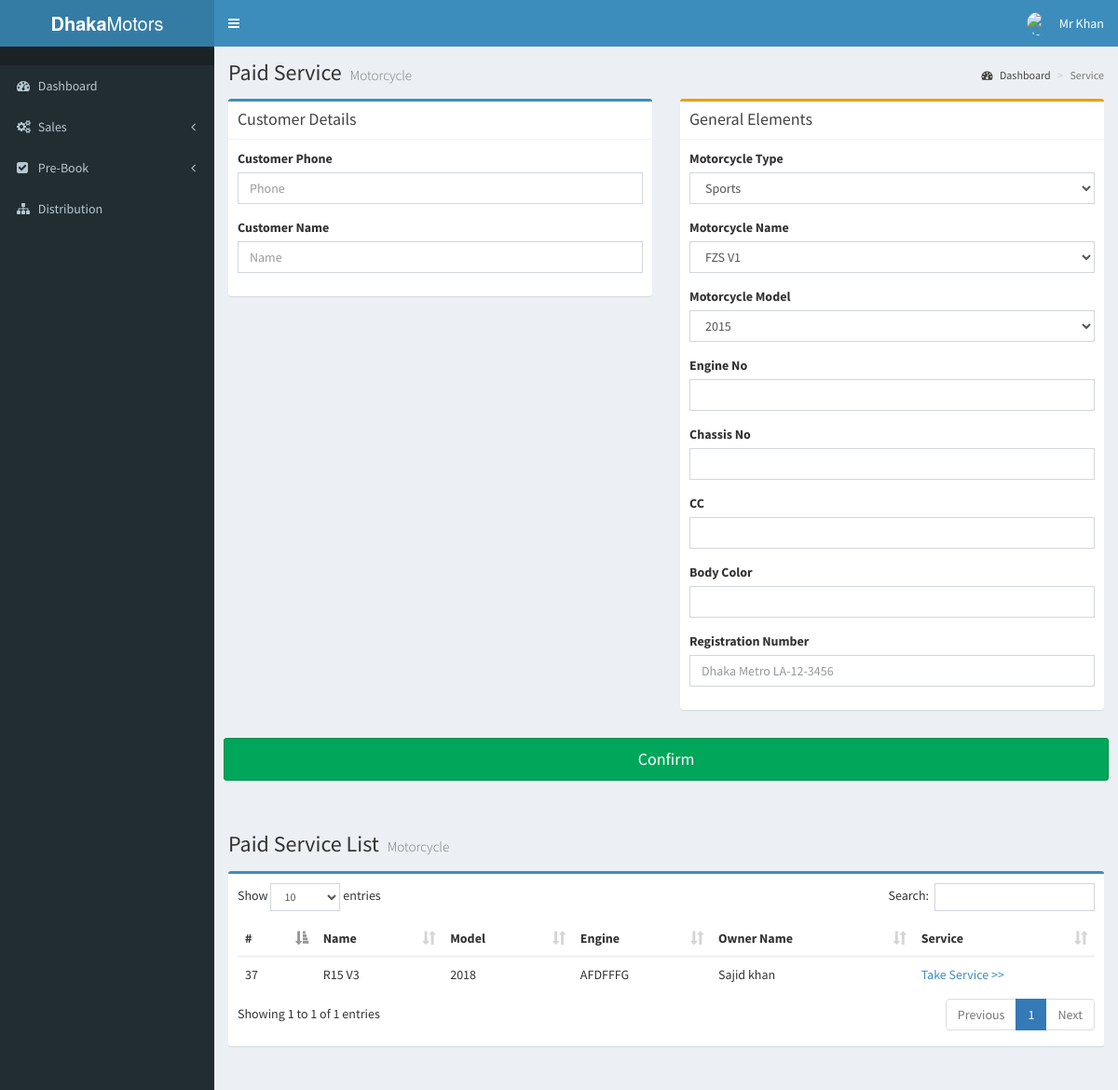
Page /pages/Manager/paid_service.php (signed in) on the committed database.
### tables this page shows
CREATE TABLE `motorcycle_info` (
  `mID` int(11) NOT NULL,
  `mType` varchar(30) NOT NULL,
  `mName` varchar(30) NOT NULL,
  `model` varchar(100) NOT NULL,
  `engineNo` varchar(30) NOT NULL,
  `chassisNo` varchar(30) NOT NULL,
  `cc` int(10) NOT NULL,
  `color` varchar(30) NOT NULL,
  `price` varchar(30) NOT NULL,
  `sID` int(11) DEFAULT NULL,
  `saleID` int(11) DEFAULT NULL,
  `cID` int(11) DEFAULT NULL,
  `warranty` date NOT NULL,
  `reg` varchar(50) NOT NULL
);

CREATE TABLE `customer` (
  `cID` int(11) NOT NULL,
  `name` varchar(30) DEFAULT NULL,
  `phone` varchar(11) DEFAULT NULL,
  `email` varchar(30) DEFAULT NULL,
  `nid` varchar(15) DEFAULT NULL,
  `userName` varchar(30) DEFAULT NULL,
  `password` varchar(30) DEFAULT NULL
);

### pages/Manager/paid_service.php (the view, shortened to what this page needs)
<?php
 include 'layout/head.php';
?>
  <div class="content-wrapper">
    <section class="content-header">
      <h1>
        Paid Service
        <small>Motorcycle</small>
      </h1>
      <ol class="breadcrumb">
        <li><a href="#"><i class="fa fa-dashboard"></i> Dashboard</a></li>
        <li class="active">Service</li>
      </ol>
    </section>
    <section class="content">
      <div class="row">
	  		<form role="form" action="paid_serviceManager.php" method="POST">
       		<div class="col-xs-6">
						<div class="box box-primary">
							<div class="box-header with-border">
								<h3 class="box-title">Customer Details</h3>
							</div>
							<div class="box-body">
								<div class="form-group">
									<label>Customer Phone</label>
									<input class="form-control" placeholder="Phone" id="phone" name="phone" type="text"  autofocus required>
								</div>
									<div class="form-group">
										<label>Customer Name</label>
										<input class="form-control" placeholder="Name" id="name" name="name" type="text" autofocus >
									</div>
            </div>
          </div>
        </div>
				<div class="col-xs-6">
				<div class="box box-warning">
					<div class="box-header with-border">
						<h3 class="box-title">General Elements</h3>
					</div>
					<div class="box-body">
						<div class="form-group">
							<label>Motorcycle Type</label>
							<select class="form-control" name="mType">
								<?php
											$connection = mysqli_connect("localhost", "root", "", "dhaka_motors");
											$query = "select miType from motorcycle_type" ;
											$result = mysqli_query($connection, $query);
											if(mysqli_num_rows($result)>0){
												while($row=mysqli_fetch_array($result, MYSQLI_ASSOC)){
													echo "<option value='".$row['miType']."'>".$row['miType']."</option>";
												}
											}else{
												echo 'No Data';
											}
									?>
							</select>
						</div>
						<div class="form-group">
							<label>Motorcycle Name</label>
							<select class="form-control" name="mName">
								<?php
										$connection = mysqli_connect("localhost", "root", "", "dhaka_motors");
										$query = "select miName from motorcycle_name" ;
										$result = mysqli_query($connection, $query);
										if(mysqli_num_rows($result)>0){
											while($row=mysqli_fetch_array($result, MYSQLI_ASSOC)){
												echo "<option value='".$row['miName']."'>".$row['miName']."</option>";
											}
										}else{
											echo 'No Data';
										}
								?>
							</select>
						</div>
						<div class="form-group">
							<label>Motorcycle Model</label>
							<select class="form-control" name="model">
								<?php
									$connection = mysqli_connect("localhost", "root", "", "dhaka_motors");
									$query = "select miModel from motorcycle_model" ;
									$result = mysqli_query($connection, $query);
									if(mysqli_num_rows($result)>0){
										while($row=mysqli_fetch_array($result, MYSQLI_ASSOC)){
											echo "<option value='".$row['miModel']."'>".$row['miModel']."</option>";
										}
									}else{
										echo 'No Data';
									}
								?>
							</select>
						</div>
                <div class="form-group">
                  <label>Engine No</label>
                  <input type="text" class="form-control" name="engineNo" placeholder="" required>
                </div><div class="form-group">
                  <label>Chassis No</label>
                  <input type="text" class="form-control" name="chassisNo" placeholder="" required>
                </div><div class="form-group">
                  <label>CC</label>
                  <input type="text" class="form-control" name="cc" placeholder="" required>
                </div><div class="form-group">
                  <label>Body Color </label>
                  <input type="text" class="form-control" name="color" placeholder="" required>
                </div><div class="form-group">
                  <label>Registration Number </label>
                  <input type="text" class="form-control" name="reg" placeholder="Dhaka Metro LA-12-3456" required>
                </div>
            </div>
          </div>
    </div>
	<div class="row">
		<div class="col-md-12">
			 <div class="box-body">
				<div class="form-group">
					<button type="submit" class="btn btn-lg btn-success btn-block" onclick="return confirm('Are you sure want to Register?')" name="confirm">Confirm</button>
				</div>
				</div>
			</div>
		</div>
	</div>
</section>
	<section class="content-header">
		<h1>
			Paid Service List
			<small>Motorcycle</small>
		</h1>
	</section>
	<section class="content">
	<div class="row">
		<div class="col-xs-12">
			<div class="box box-primary">
				<div class="box-body">
				<?php
							$query="select *
											from motorcycle_info m, customer c
											where m.cID = c.cID
											and sID = 0
											";
							$result=mysqli_query($connection,$query);
							if(mysqli_num_rows($result)>0){
								echo "<table id='example1' class=table table-dark table-hover>";
								echo "<thead>";
								echo "<tr>";
								echo "<th>#</th>";
								echo "<th>Name</th>";
								echo "<th>Model</th>";
								echo "<th>Engine</th>";
								echo "<th>Owner Name</th>";
								echo "<th>Service</th>";
								echo "</tr>";
								echo "</thead>";
								echo"<tbody>";
								while($row=mysqli_fetch_array($result, MYSQLI_ASSOC)){
									echo "<tr>";
									echo "<td>".$row['mID']."</td>";
									echo "<td>".$row['mName']."</td>";
									echo "<td>".$row['model']."</td>";
									echo "<td>".$row['engineNo']."</td>";
									echo "<td>".$row['name']."</td>";
									echo "<td><a href='paid_service_motorcycle.php?mID=".$row['mID']."'> Take Service >> </a></td>";
									echo "</tr>";
								}
								echo "</tbody>";
								echo "</table>";
							}else{
								echo 'No Motorcycle';
							}
						?>
				</div>
			</div>
		</div>
</div>
	</section>
</div>
<?php
 include 'layout/foot.php';
?>

### rows in the picture
motorcycle_info: mID "37", mName "R15 V3", model "2018", engineNo "AFDFFFG", cID.name "Sajid khan"

### other values in the picture
$_SESSION['userName'] "Mr Khan"
form field mType "Sports"
form field mName "FZS V1"
form field model "2015"
